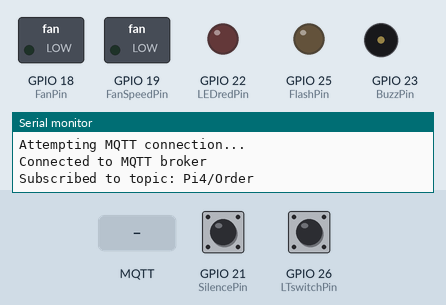
Recording of a sketch running on a simulated ESP32. Shown: switched loads named in the sketch (green lamp = pin HIGH), output pins drawn as LEDs (lit = HIGH), buzzer (waves = sounding, pin HIGH), the last lines printed to the serial monitor. The test bench sets the inputs (shaded band); at power-on: GPIO 21 (SilencePin) HIGH, GPIO 26 (LTswitchPin) HIGH. WiFi joins after 1.5 s; servers stay silent unless stated; no MQTT or app messages arrive unless stated.

Above: at 3.2 s.
3.3 s: MQTT message "FIRE ALERT" arrives on the first subscribed topic
At 4.1 s:
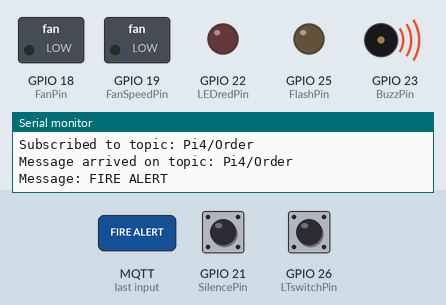
4.8 s: MQTT message "Alert Dismissed" arrives on the first subscribed topic
6.3 s: MQTT message "1" arrives on the first subscribed topic
Timing chart, 0 to 9.3 s (numbered marks = the images above; inputs shaded):
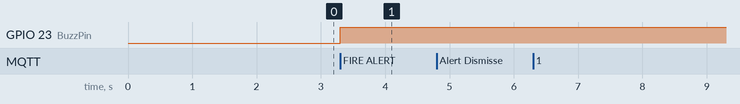

Measured:
- after the input at 3.3 s, GPIO 23 (BuzzPin): LOW → HIGH at once

The sketch:

IOT_LIA_Ver2.ino
```cpp
// Libraries
#include <WiFi.h>
#include <PubSubClient.h>
#include <Arduino.h>
#include <DHT.h>


// Wi-Fi credentials:
const char* ssid = "VIRGIN093";  // The name of the WiFi network
const char* password = "pArivash1354$";

// MQTT broker details:
const char* mqtt_server = "192.168.2.218"; // The MQTT broker's hostname or IP address
const int mqtt_port = 1883;  // MQTT broker port (1883 is default)
const char* mqtt_pub_topic = "Restaurant/Kitchen";  // MQTT topic to publish messages
const char* mqtt_sub_topic = "Pi4/Order";  // MQTT topic to subscribe messages
// MQTT client name prefix (will add MAC address)
String name = "ESP32Client_";

// Millies
unsigned long previousMillis = 0;
unsigned long currentMillis = millis();
const long interval = 5000;

// Create an instance of the WiFiClient class
WiFiClient espClient;
// Create an instance of the PubSubClient class
PubSubClient client(espClient);

// Defining Output Pins
// Fan Pin
#define FanPin 18
// Speed Control Pin
#define FanSpeedPin 19
//Flashlight Pin
#define FlashPin 25
// Warning Light Pin
#define LEDredPin 22
// Buzzer Pin
#define BuzzPin 23

// Defining Input Pins
// DHT11
DHT dht(35, DHT11);
// Photocel Pin
#define PhotocelPin 12
// Light switch PB Pin
#define LTswitchPin 26
// Alarm OFF PB
#define SilencePin 21

// Memory
byte SwitchState;
byte SilenceState;

// DHT Variables
float Temp;
float Humid;

// Kitchen Light
int LTstate;

// Buzzer State
bool Quiet;

void setup()
{
  // Start Serial communication
  Serial.begin(115200);
  dht.begin();

  // Connect to Wi-Fi
  WiFi.begin(ssid, password);
  while (WiFi.status() != WL_CONNECTED)
  {
    delay(1000);
    Serial.println("Connecting to WiFi...");
  }
  Serial.println("Connected to WiFi");

  // Set MQTT server and port
  client.setServer(mqtt_server, mqtt_port);
  client.setCallback(Mosquitto_sub);

  // Setting the Pin Modes for the outputs
  pinMode(FanPin, OUTPUT);
  pinMode(FanSpeedPin, OUTPUT);
  pinMode(FlashPin, OUTPUT);
  pinMode(LEDredPin, OUTPUT);
  pinMode(BuzzPin, OUTPUT);

  // Setting the Pin Modes for the Inputs
  pinMode(35, INPUT);
  pinMode(PhotocelPin, INPUT);
  pinMode(LTswitchPin, INPUT);
  pinMode(SilencePin, INPUT);

  // Button State Memory
  SwitchState = digitalRead(LTswitchPin);
  SilenceState = digitalRead(SilencePin);
}

void loop()
{
  // Connect to MQTT if necessary
  if (!client.connected())
  {
    connect();
  }

  Mosquitto_pub();

  // Allow the PubSubClient to process incoming messages
  client.loop();

  byte INIstateLT = digitalRead(LTswitchPin);
  if (INIstateLT != SwitchState)
  {
    SwitchState = INIstateLT;
    if (INIstateLT == 1)
    {
      digitalWrite(LTswitchPin, 1);
    }
    else if (INIstateLT == 0)
    {
      digitalWrite(LTswitchPin, 0);
    }
  }

  byte INIstateSilence = digitalRead(SilencePin);
  if (INIstateSilence != SilenceState)
  {
    SilenceState = INIstateSilence;
    if (INIstateSilence == 1)
    {
      Quiet = true;
    }
    else if (INIstateSilence == 0)
    {
      Quiet = false;
    }
  }
}

void connect()
{
  // Loop until we're reconnected
  while (!client.connected())
  {
    Serial.println("Attempting MQTT connection...");

    // Attempt to connect
    if (client.connect(name.c_str()))
    {
      Serial.println("Connected to MQTT broker");

     // Subscribe to the topic
     if (client.subscribe(mqtt_sub_topic))
     {
        Serial.println("Subscribed to topic: " + String(mqtt_sub_topic));
     }
     else
     {
        Serial.println("Failed to subscribe");
     }

    }
    else
    {
      Serial.print("Failed to connect to MQTT broker, rc=");
      Serial.print(client.state());
      Serial.println("Try again in 5 seconds");
      delay(5000);
    }
  }
}

// Function for received messages
void Mosquitto_sub(char* topic, byte* payload, unsigned int length)
{
  Serial.print("Message arrived on topic: ");
  Serial.println(topic);

  // decoding the message
  Serial.print("Message: ");
  String Message;
  for (unsigned int i = 0; i < length; i++)
  {
    Message += (char)payload[i];
  }
  Serial.println(Message);

  // Control FAN based on the message
  if (String(topic) == mqtt_sub_topic)
  {
    if (Message == "Temperature too High, turn fan ON")
    {
      digitalWrite(FanPin, 1);
      digitalWrite(LEDredPin, 1);
    }
    else if (Message == "Temperature too LOW, turn fan OFF")
    {
      digitalWrite(FanPin, 0);
      digitalWrite(LEDredPin, 0);
    }
  }

  if (String(topic) == mqtt_sub_topic)
  {
    if (Message == "FIRE ALERT")
    {
      Buzzer();
    }
    else if (Message == "Alert Dismissed")
    {
      Quiet = true;
    }
  }
}

void Photo()
{
  int PhotoVal = analogRead(PhotocelPin);
  if (PhotoVal >= 1500)
  {
    LTstate = 1;
  }
  else if (PhotoVal <= 1500)
  {
    LTstate = 0;
  }
}

void DTHsens()
{
  Temp = dht.readTemperature();
  Humid = dht.readHumidity();

  Serial.print("Temperature =");
  Serial.print(Temp);

  Serial.println("Humidity =");
  Serial.print(Humid);

  delay(2000);
}

void Mosquitto_pub()
{
  // Publish a message every 5 seconds
  if (currentMillis - previousMillis >= interval)
  {
    previousMillis = currentMillis;

    String KitchenLights = String(LTstate);
    String KitchenTemp = String(Temp);
    String KitchenHumid = String(Humid);

    // Publish the message to the MQTT topic
    client.publish(mqtt_pub_topic, KitchenLights.c_str());
    Serial.println("Published: " + KitchenLights);
    client.publish(mqtt_pub_topic, KitchenTemp.c_str());
    Serial.println("Published: " + KitchenTemp);
    client.publish(mqtt_pub_topic, KitchenHumid.c_str());
    Serial.println("Published: " + KitchenHumid);
  }
}

void Buzzer()
{
  if(Quiet == false)
  {
    digitalWrite(BuzzPin, HIGH);
  }
  else if (Quiet == true)
  {
    digitalWrite(BuzzPin, LOW);
  }
}
```
